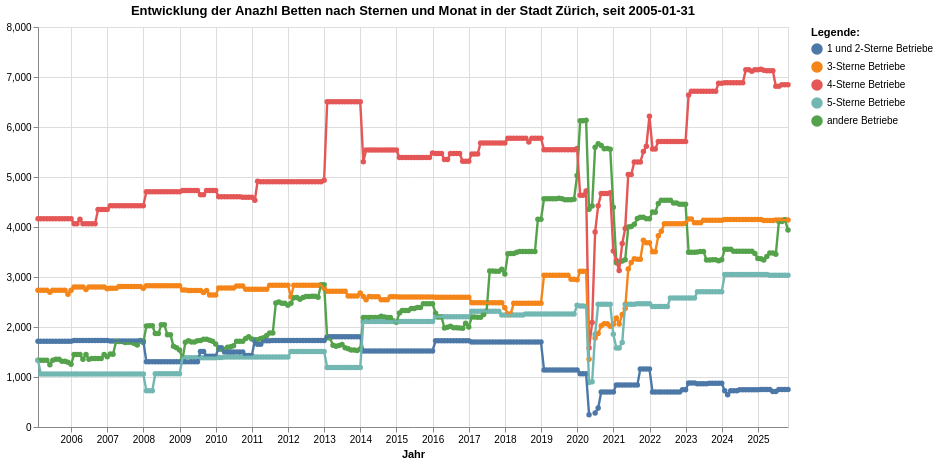

Notebook code cell kept with this figure:
### Markdown cell above
#### Entwicklung der Betten nach Sternen

### Code cell
grafik4 = mypy_dv.plot_altair_multiline_highlight(
    data = data2betested.reset_index().query('Sterne !="Total" and Kennzahl == "Betten"')
    ,x = 'Jahr_Monat_str:T'
    ,y = 'Anzahl:Q'
    ,x_beschriftung = 'Jahr'
    , y_beschriftung = ''
    ,category = "Sterne:N"
    ,category_beschriftung= 'Legende:'
    ,warning_status = "ignore" #always or ignore
    ,myTitle="Entwicklung der Anazhl Betten nach Sternen und Monat in der Stadt Zürich, seit "+data_min_date
)
grafik4

### Figure 1 — Vega-Lite specification as saved in the notebook (floating-point values rounded to 4 significant figures; data arrays with more than 128 entries replaced by an {"elided": "..."} marker saying what was removed)
{"config": {"view": {"continuousWidth": 300, "continuousHeight": 300}}, "layer": [{"mark": {"type": "circle"}, "encoding": {"color": {"field": "Sterne", "legend": {"orient": "right", "title": "Legende:"}, "scale": {"scheme": "tableau10"}, "type": "nominal"}, "opacity": {"value": 1.3}, "tooltip": [{"field": "Jahr_Monat_str", "type": "temporal"}, {"field": "Sterne", "type": "nominal"}, {"field": "Anzahl", "type": "quantitative"}], "x": {"axis": {"title": "Jahr"}, "field": "Jahr_Monat_str", "type": "temporal"}, "y": {"axis": {"title": ""}, "field": "Anzahl", "type": "quantitative"}}, "name": "view_4", "title": "Entwicklung der Anazhl Betten nach Sternen und Monat in der Stadt Zürich, seit 2005-01-31"}, {"mark": {"type": "line"}, "encoding": {"color": {"field": "Sterne", "legend": {"orient": "right", "title": "Legende:"}, "scale": {"scheme": "tableau10"}, "type": "nominal"}, "strokeWidth": {"condition": {"test": {"not": {"param": "param_4"}}, "value": 1.2}, "value": 2.4}, "tooltip": [{"field": "Jahr_Monat_str", "type": "temporal"}, {"field": "Sterne", "type": "nominal"}, {"field": "Anzahl", "type": "quantitative"}], "x": {"axis": {"title": "Jahr"}, "field": "Jahr_Monat_str", "type": "temporal"}, "y": {"axis": {"title": ""}, "field": "Anzahl", "type": "quantitative"}}, "title": "Entwicklung der Anazhl Betten nach Sternen und Monat in der Stadt Zürich, seit 2005-01-31"}], "data": {"name": "data-9bc72c27059e74a85c05f8fe7beef3d8"}, "height": 400, "params": [{"name": "param_4", "select": {"type": "point", "fields": ["Sterne:N"], "nearest": true, "on": "pointerover"}, "views": ["view_4"]}], "width": 750, "$schema": "https://vega.github.io/schema/vega-lite/v5.8.0.json", "datasets": {"data-9bc72c27059e74a85c05f8fe7beef3d8": {"elided": "1250 records"}}}
